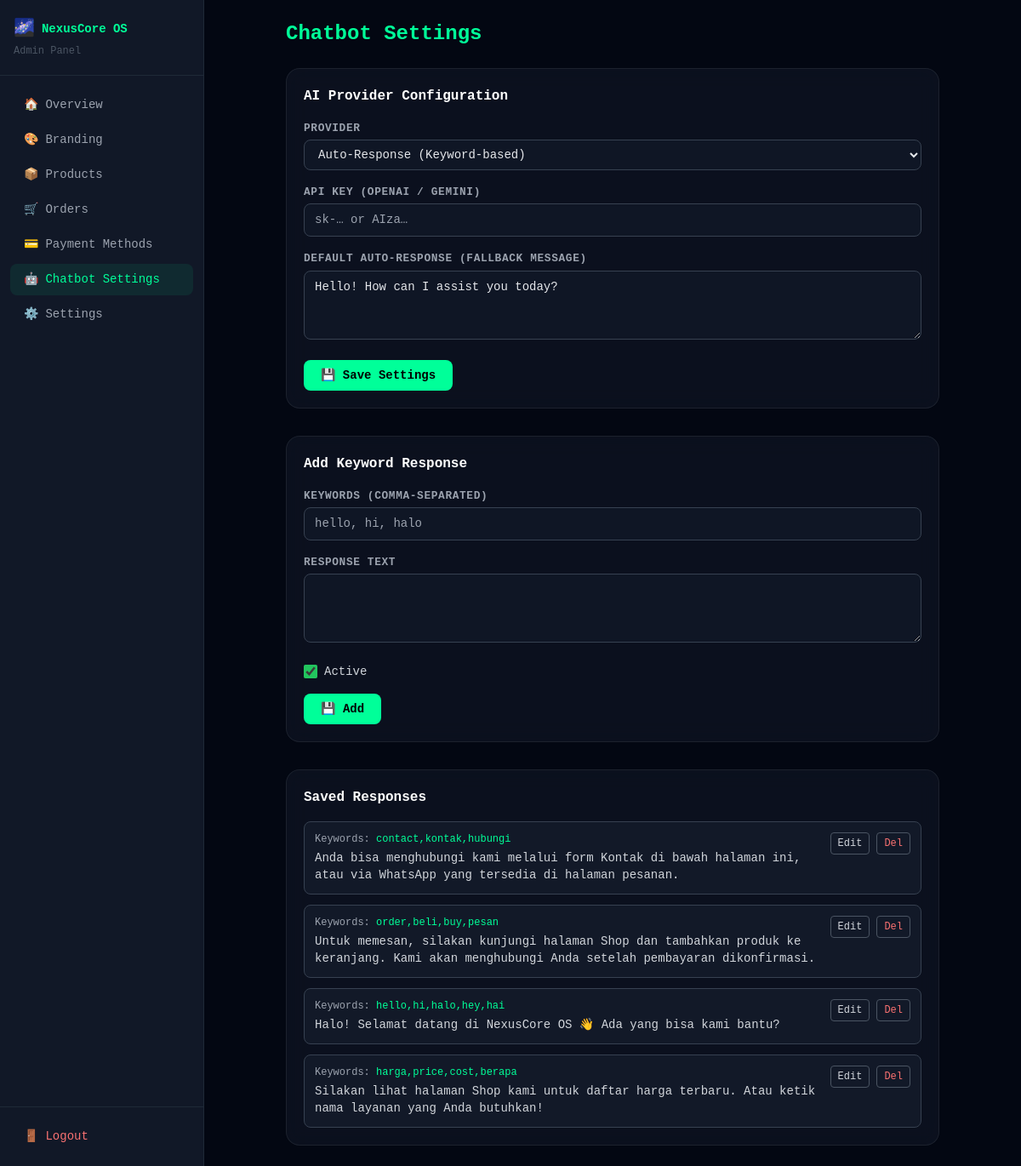
/modules/admin/chatbot.php (signed in), run on the app's committed database.
### tables this page shows
CREATE TABLE IF NOT EXISTS `chatbot_responses` (
    `id`           INT UNSIGNED NOT NULL AUTO_INCREMENT,
    `keywords`     TEXT NOT NULL DEFAULT '',
    `response_text` TEXT NOT NULL DEFAULT '',
    `is_active`    TINYINT(1) NOT NULL DEFAULT 1,
    PRIMARY KEY (`id`)
);

### config.php (called while the page is built, shortened)
<?php
$db = new mysqli(DB_HOST, DB_USER, DB_PASS, DB_NAME);
if ($db) {
    $db->set_charset('utf8mb4');
}
function getSetting(string $key, string $default = ''): string
{
    global $db, $_nexus_settings_cache;
    if (!isset($_nexus_settings_cache)) {
        $_nexus_settings_cache = [];
        if ($db) {
            $res = $db->query('SELECT setting_key, setting_value FROM settings');
            if ($res) {
                while ($row = $res->fetch_assoc()) {
                    $_nexus_settings_cache[$row['setting_key']] = $row['setting_value'];
                }
            }
        }
    }
    return $_nexus_settings_cache[$key] ?? $default;
}
if ($db) {
    define('SHOP_ENABLED',    getSetting('shop_enabled',    '1') === '1');
} else {
    define('SHOP_ENABLED',    false);
    define('CHATBOT_ENABLED', false);
}
function h(string $str): string
{
    return htmlspecialchars($str, ENT_QUOTES | ENT_SUBSTITUTE, 'UTF-8');
}

### modules/admin/chatbot.php (the view, shortened to what this page needs)
<?php
require_once __DIR__ . '/../../config.php';
$editing = null;
$responses = [];
if ($db) {
    $res = $db->query('SELECT * FROM chatbot_responses ORDER BY id DESC');
    if ($res) {
        while ($row = $res->fetch_assoc()) $responses[] = $row;
    }
}
$provider       = h(getSetting('chatbot_provider', 'auto'));
$apiKey         = h(getSetting('chatbot_api_key', ''));
$autoScript     = h(getSetting('chatbot_auto_script', ''));
?>
<!DOCTYPE html>
<html lang="en">
<head>
    <script src="https://cdn.tailwindcss.com"></script>
    <link rel="stylesheet" href="/assets/css/style.css">
</head>
<body class="bg-gray-950 text-gray-100 font-mono">
<div class="flex min-h-screen">
    <?php include __DIR__ . '/partials/sidebar.php'; ?>
    <main class="flex-1 p-6 overflow-y-auto">
        <div class="max-w-3xl mx-auto">
            <h1 class="text-2xl font-extrabold mb-6" style="color: var(--neon)">Chatbot Settings</h1>
            <div class="glass-card p-5 mb-8">
                <h2 class="font-bold text-white mb-4">AI Provider Configuration</h2>
                <form method="POST" action="<?= h($_SERVER['PHP_SELF']) ?>" class="space-y-4">
                    <div>
                        <label class="form-label">Provider</label>
                        <select name="chatbot_provider" class="form-input">
                            <option value="auto"   <?= $provider === 'auto'   ? 'selected' : '' ?>>Auto-Response (Keyword-based)</option>
                        </select>
                    </div>
                    <div>
                        <label class="form-label">API Key (OpenAI / Gemini)</label>
                        <input type="password" name="chatbot_api_key" class="form-input"
                               value="<?= $apiKey ?>" placeholder="sk-… or AIza…" autocomplete="off">
                    </div>
                    <div>
                        <label class="form-label">Default Auto-Response (fallback message)</label>
                        <textarea name="chatbot_auto_script" rows="3" class="form-input"><?= $autoScript ?></textarea>
                    </div>
                    <button type="submit" name="save_settings" class="btn-neon px-5 py-2 rounded-lg text-sm font-bold">
                        💾 Save Settings
                    </button>
                </form>
            </div>
            <div class="glass-card p-5 mb-8">
                <h2 class="font-bold text-white mb-4"><?= $editing ? 'Edit Response' : 'Add Keyword Response' ?></h2>
                <form method="POST" action="<?= h($_SERVER['PHP_SELF']) ?>" class="space-y-4">
                    <div>
                        <label class="form-label">Keywords (comma-separated)</label>
                        <input type="text" name="keywords" class="form-input"
                               placeholder="hello, hi, halo"
                               value="<?= $editing ? h($editing['keywords']) : '' ?>" required>
                    </div>
                    <div>
                        <label class="form-label">Response Text</label>
                        <textarea name="response_text" rows="3" class="form-input" required><?= $editing ? h($editing['response_text']) : '' ?></textarea>
                    </div>
                    <div class="flex items-center gap-2">
                        <input type="checkbox" id="resp_active" name="is_active"
                               class="accent-green-500 h-4 w-4"
                               <?= (!$editing || $editing['is_active']) ? 'checked' : '' ?>>
                        <label for="resp_active" class="text-sm text-gray-300">Active</label>
                    </div>
                    <div class="flex gap-3">
                        <button type="submit" name="save_response" class="btn-neon px-5 py-2 rounded-lg text-sm font-bold">
                            💾 <?= $editing ? 'Update' : 'Add' ?>
                        </button>
                    </div>
                </form>
            </div>
            <div class="glass-card p-5">
                <h2 class="font-bold text-white mb-4">Saved Responses</h2>
                <?php if (empty($responses)): ?>
                <p class="text-gray-500 text-sm">No responses yet.</p>
                <?php else: ?>
                <div class="space-y-3">
                    <?php foreach ($responses as $r): ?>
                    <div class="flex items-start justify-between gap-4 p-3 rounded-lg bg-gray-800/40 border border-gray-700">
                        <div class="flex-1 min-w-0">
                            <p class="text-xs text-gray-400 mb-1">
                                Keywords: <span style="color: var(--neon)"><?= h($r['keywords']) ?></span>
                            </p>
                            <p class="text-sm text-gray-300 line-clamp-2"><?= h($r['response_text']) ?></p>
                        </div>
                        <div class="flex gap-2 text-xs shrink-0">
                            <a href="?edit_resp=<?= (int)$r['id'] ?>"
                               class="px-2 py-1 rounded border border-gray-600 text-gray-300 hover:border-green-500 hover:text-green-400 transition-colors">Edit</a>
                            <form method="POST" onsubmit="return confirm('Delete?');" class="inline">
                                <button type="submit" name="delete_response"
                                        class="px-2 py-1 rounded border border-gray-600 text-red-400 hover:border-red-400 transition-colors">Del</button>
                            </form>
                        </div>
                    </div>
                    <?php endforeach; ?>
                </div>
                <?php endif; ?>
            </div>
        </div>
    </main>
</div>
</body>
</html>

### assets/css/style.css (style rules this page uses)
*, *::before, *::after { box-sizing: border-box; }
html { scroll-behavior: smooth; }
body { background-color: #030712; color: #e5e7eb; font-family: 'Courier New', Courier, monospace; }
.glass-card { background: rgba(17, 24, 39, 0.6); backdrop-filter: blur(12px); -webkit-backdrop-filter: blur(12px); border: 1px solid rgba(255, 255, 255, 0.07); border-radius: 1rem; }
.btn-neon { background-color: var(--neon, #00ff99); color: #000; font-weight: 700; border: none; cursor: pointer; transition: opacity 0.2s, box-shadow 0.2s; }
.form-input { width: 100%; background: rgba(17, 24, 39, 0.8); border: 1px solid #374151; border-radius: 0.5rem; padding: 0.5rem 0.75rem; color: #e5e7eb; font-size: 0.875rem; transition: border-color 0.2s; outline: none; }
.form-label { display: block; font-size: 0.8rem; color: #9ca3af; margin-bottom: 0.25rem; font-weight: 600; text-transform: uppercase; letter-spacing: 0.05em; }

### data on the page
chatbot_responses: keywords "contact,kontak,hubungi", response_text "Anda bisa menghubungi kami melalui form Kontak di bawah halaman ini, atau via WhatsApp yang tersedia di halaman pesanan."
chatbot_responses: keywords "order,beli,buy,pesan", response_text "Untuk memesan, silakan kunjungi halaman Shop dan tambahkan produk ke keranjang. Kami akan menghubungi Anda setelah pembayaran dikonfirmasi."
chatbot_responses: keywords "hello,hi,halo,hey,hai", response_text "Halo! Selamat datang di NexusCore OS 👋 Ada yang bisa kami bantu?"
chatbot_responses: keywords "harga,price,cost,berapa", response_text "Silakan lihat halaman Shop kami untuk daftar harga terbaru. Atau ketik nama layanan yang Anda butuhkan!"

### other printed values
$siteName "NexusCore OS"
$item['icon'] "🏠"
$item['label'] "Overview"
$item['icon'] "🎨"
$item['label'] "Branding"
$item['icon'] "📦"
$item['label'] "Products"
$item['icon'] "🛒"
$item['label'] "Orders"
$item['icon'] "💳"
$item['label'] "Payment Methods"
$item['icon'] "🤖"
$item['label'] "Chatbot Settings"
$item['icon'] "⚙️"
$item['label'] "Settings"
